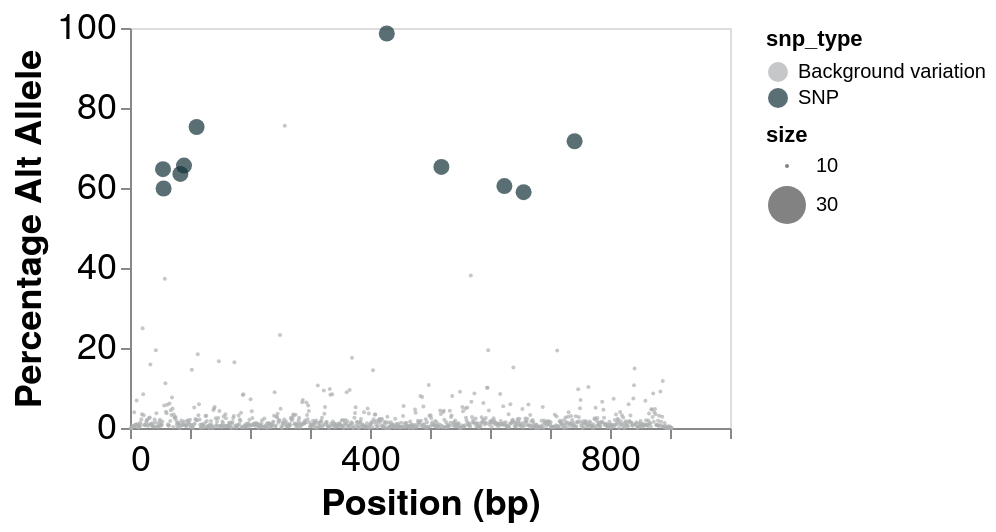

Vega-Lite specification stored for this chart:
### Vega-Lite specification from a JSON file in a GitHub repository (floating-point values rounded to 4 significant figures; data arrays with more than 128 entries replaced by an {"elided": "..."} marker saying what was removed)
{"$schema": "https://vega.github.io/schema/vega-lite/v5.json", "height": 200, "datasets": {"var_scatter": {"elided": "903 records"}}, "data": {"name": "var_scatter"}, "mark": {"type": "point", "filled": true}, "encoding": {"x": {"field": "Position", "type": "quantitative", "title": "Position (bp)", "axis": {"grid": false, "labelFont": "Helvetica Neue", "labelFontSize": 18, "titleFontSize": 18, "titleFont": "Helvetica Neue"}}, "y": {"field": "Percentage", "type": "quantitative", "title": "Percentage Alt Allele", "scale": {"domain": [0, 100]}, "axis": {"grid": false, "labelFont": "Helvetica Neue", "labelFontSize": 18, "titleFontSize": 18, "titleFont": "Helvetica Neue"}}, "tooltip": [{"field": "Position", "type": "quantitative"}, {"field": "Percentage", "type": "quantitative"}, {"field": "A reads", "type": "nominal"}, {"field": "C reads", "type": "nominal"}, {"field": "G reads", "type": "nominal"}, {"field": "T reads", "type": "nominal"}, {"field": "- reads", "type": "nominal"}, {"field": "Ref base", "type": "nominal"}], "color": {"field": "snp_type", "type": "nominal", "scale": {"range": {"field": "colour"}}}, "size": {"field": "size", "type": "nominal", "scale": {"domain": [10, 30]}}}, "config": {"legend": {}}}
